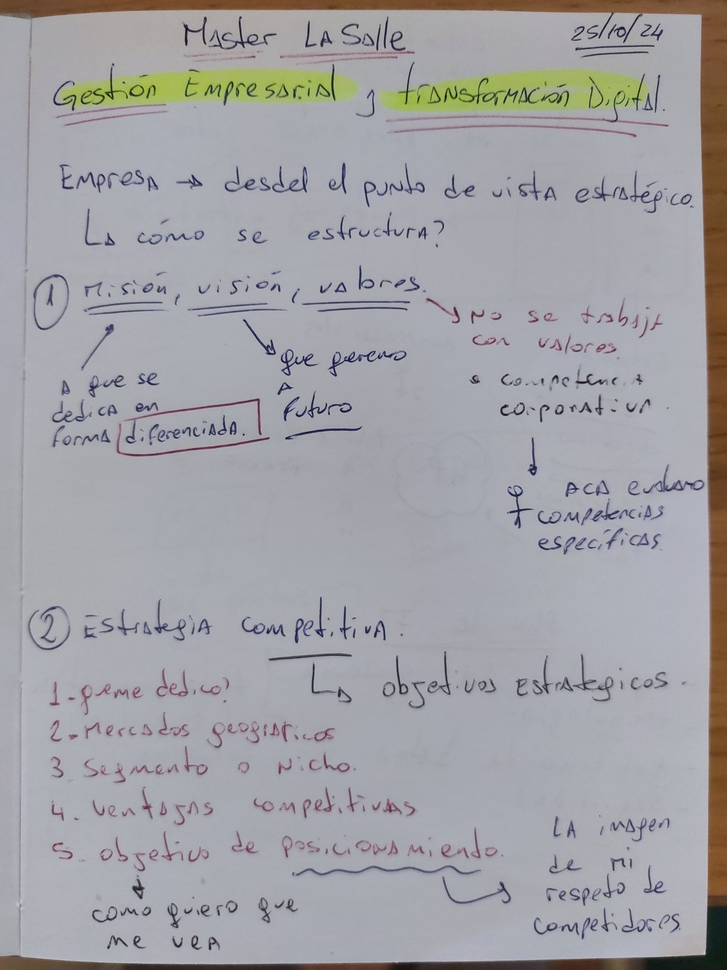
#> input picture inputs/transformation_digital/20260527_192417.jpg, 727 x 970 px, shrunk from 3468 x 4624 before the run
$ python -i highlight_detector.py   (imports and definitions only)
#> lines starting #> are read from the running program, lines starting #| are printed output that depends on the picture; after the words box and inside, x2 and y2 are one past the last pixel; in counts of white or black regions, pixels touching at a corner belong together
"""Highlight color detection using OpenCV HSV color space analysis.

Detects highlighted regions (yellow, green, blue, pink highlighters) and
returns bounding regions with associated color names.
"""

import logging
from pathlib import Path

log = logging.getLogger(__name__)

try:
    import cv2
    import numpy as np
    _CV2_AVAILABLE = True
except ImportError:
    _CV2_AVAILABLE = False

# HSV ranges for common highlighter colors (H in [0,179], S/V in [0,255])
_HIGHLIGHT_RANGES = {
    "yellow": ((20, 100, 150), (40, 255, 255)),
    "green": ((40, 80, 120), (80, 255, 255)),
    "blue": ((90, 80, 120), (130, 255, 255)),
    "pink": ((140, 60, 150), (170, 255, 255)),
    "orange": ((5, 120, 150), (20, 255, 255)),
}


def detect_highlights(image_path: Path) -> list[dict]:
    """Detect highlighted regions in an image.

    Returns a list of dicts with keys: color, bbox (x,y,w,h), hex_color.
    Returns empty list if OpenCV is not available.
    """
    if not _CV2_AVAILABLE:
        return []

    try:
        return _detect_with_opencv(image_path)
    except Exception as exc:
        log.warning("Highlight detection failed: %s", exc)
        return []


def _detect_with_opencv(image_path: Path) -> list[dict]:
    import cv2
    import numpy as np

    img = cv2.imread(str(image_path))
#> img is the input picture: shape (970, 727, 3); mean B, G, R 165.6, 161.3, 161.7
    if img is None:
        return []

    hsv = cv2.cvtColor(img, cv2.COLOR_BGR2HSV)
#> hsv: shape (970, 727, 3); mean H, S, V 108.7, 23.7, 170.6
    results = []

    for color_name, (lower, upper) in _HIGHLIGHT_RANGES.items():
        lower_arr = np.array(lower, dtype=np.uint8)
        upper_arr = np.array(upper, dtype=np.uint8)
        mask = cv2.inRange(hsv, lower_arr, upper_arr)

        # Morphological close to fill gaps
        kernel = cv2.getStructuringElement(cv2.MORPH_ELLIPSE, (15, 15))
        mask = cv2.morphologyEx(mask, cv2.MORPH_CLOSE, kernel)

        contours, _ = cv2.findContours(mask, cv2.RETR_EXTERNAL, cv2.CHAIN_APPROX_SIMPLE)
        for cnt in contours:
            area = cv2.contourArea(cnt)
            if area < 500:  # skip tiny specks
                continue
            x, y, w, h = cv2.boundingRect(cnt)
            results.append({
                "color": color_name,
                "hex_color": _color_to_hex(color_name),
                "bbox": {"x": int(x), "y": int(y), "width": int(w), "height": int(h)},
            })
#> this loop made 5 passes
#> contours on passes 3 to 4: 5 contours, all with area under 20, 5 contours, all with area under 20
#> pass 1, in _detect_with_opencv, `mask = cv2.inRange(hsv, lower_arr, upper_arr)`:
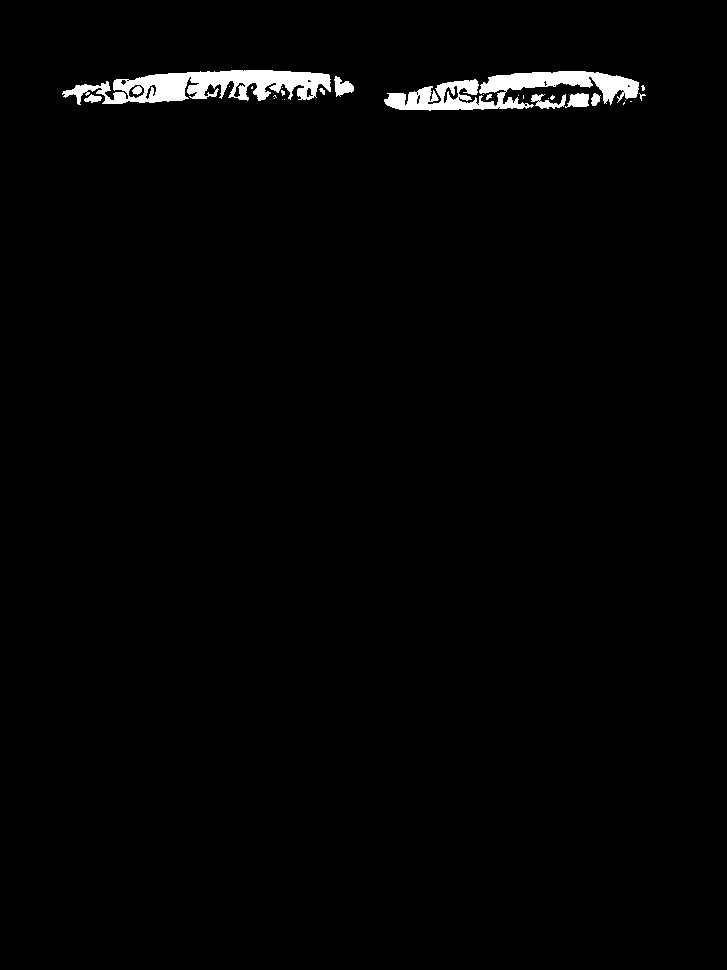
#> mask: shape (970, 727); 1.5% white; 27 white regions (17 under 20 px), largest, box (x1, y1, x2, y2) and area: (62, 70, 331, 105) 5069, (384, 71, 639, 111) 4713, (565, 93, 589, 108) 254
#> pass 1, in _detect_with_opencv, `mask = cv2.morphologyEx(mask, cv2.MORPH_CLOSE, kernel)`:
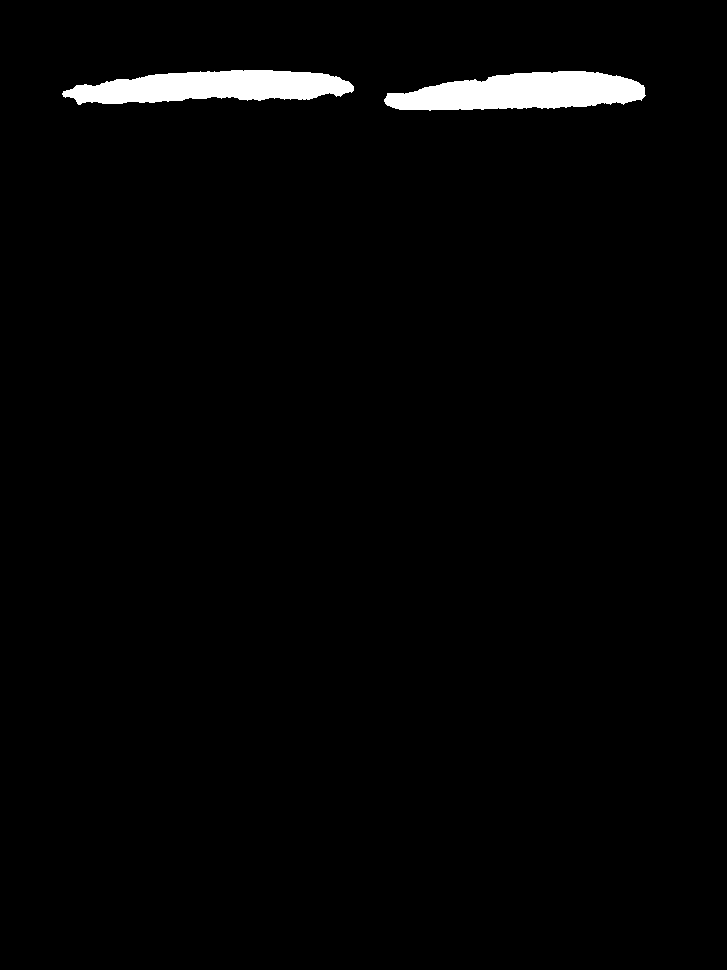
#> mask: shape (970, 727); 2% white; 2 white regions, box (x1, y1, x2, y2) and area: (384, 71, 646, 111) 7428, (62, 70, 354, 105) 6990
#> pass 2, in _detect_with_opencv, `mask = cv2.inRange(hsv, lower_arr, upper_arr)`:
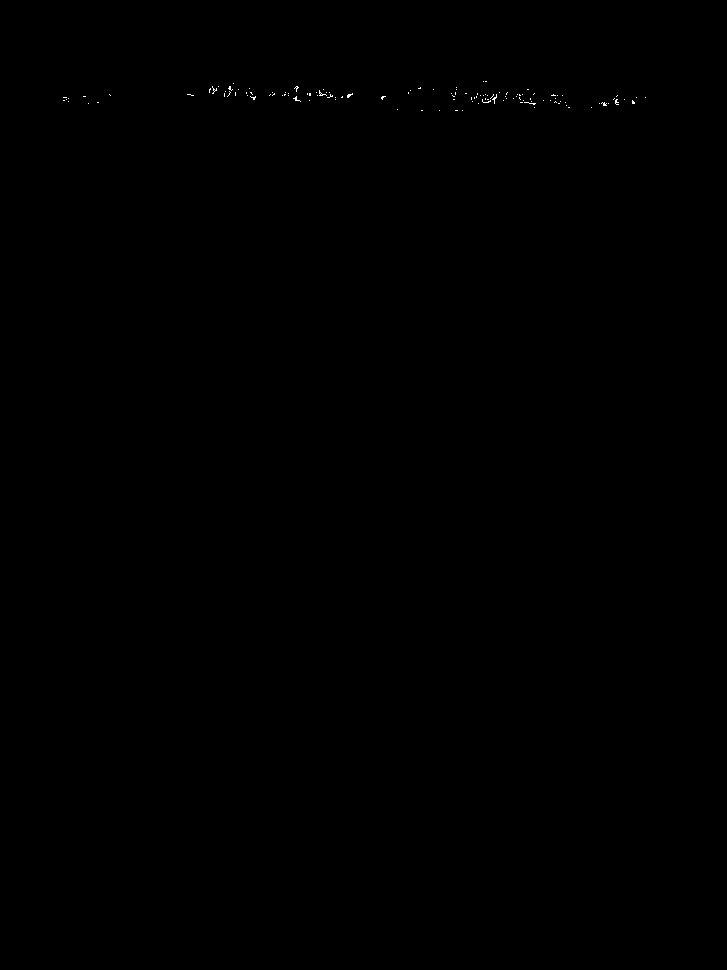
#> mask: shape (970, 727); 0.06% white in thin lines or dots, all inside (x1, y1, x2, y2) = (63, 81, 646, 111)
#> pass 2, in _detect_with_opencv, `mask = cv2.morphologyEx(mask, cv2.MORPH_CLOSE, kernel)`:
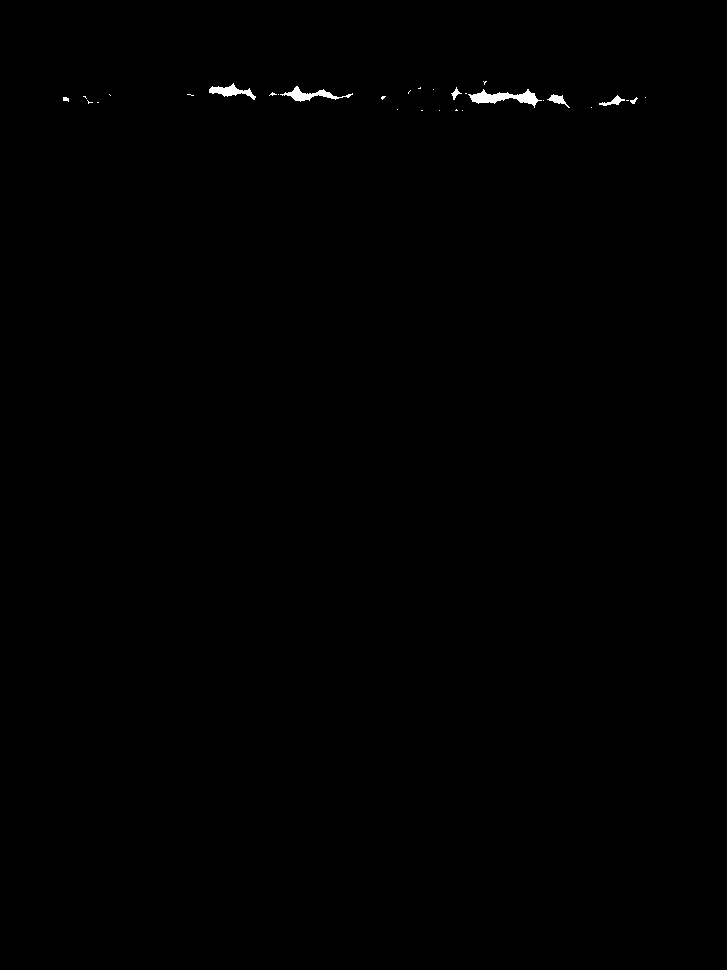
#> mask: shape (970, 727); 0.24% white; 30 white regions (22 under 20 px), largest, box (x1, y1, x2, y2) and area: (468, 89, 542, 108) 585, (280, 86, 353, 102) 369, (209, 83, 256, 100) 316
#> after the loop: mask: shape (970, 727); every value is 0
#> after the loop, results = 3 items

    return results


def _color_to_hex(color_name: str) -> str:
    _HEX_MAP = {
        "yellow": "#FFFF00",
        "green": "#00FF7F",
        "blue": "#00BFFF",
        "pink": "#FF69B4",
        "orange": "#FFA500",
    }
    return _HEX_MAP.get(color_name, "#FFFF00")

>>> result = detect_highlights('../../../../../inputs/transformation_digital/20260527_192417.jpg')
#> result = 3 items
